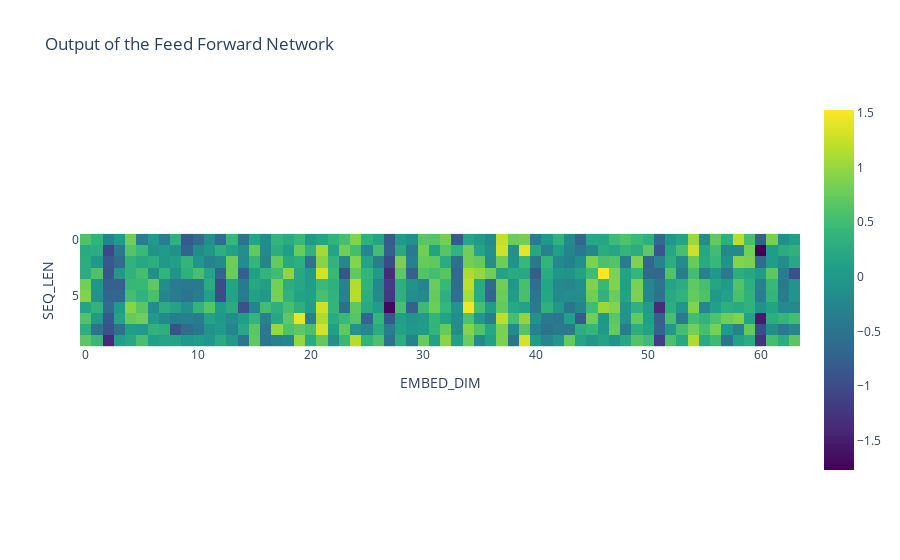

Notebook source saved alongside this figure:
### Code cell
px.imshow(ffn[0], title="Output of the Feed Forward Network", labels=dict(x="EMBED_DIM", y="SEQ_LEN"), color_continuous_scale="VIRIDIS")

### Figure 1 — Plotly figure (JSON) as saved in the notebook; plotly's stock layout.template omitted (floating-point values rounded to 4 significant figures; data arrays with more than 128 entries replaced by an {"elided": "..."} marker saying what was removed)
{"data": [{"coloraxis": "coloraxis", "hovertemplate": "EMBED_DIM: %{x}<br>SEQ_LEN: %{y}<br>color: %{z}<extra></extra>", "name": "0", "type": "heatmap", "xaxis": "x", "yaxis": "y", "z": {"elided": "10x64 float values"}}], "layout": {"coloraxis": {"colorscale": [[0, "#440154"], [0.1111, "#482878"], [0.2222, "#3e4989"], [0.3333, "#31688e"], [0.4444, "#26828e"], [0.5556, "#1f9e89"], [0.6667, "#35b779"], [0.7778, "#6ece58"], [0.8889, "#b5de2b"], [1, "#fde725"]]}, "title": {"text": "Output of the Feed Forward Network"}, "xaxis": {"anchor": "y", "constrain": "domain", "domain": [0, 1], "scaleanchor": "y", "title": {"text": "EMBED_DIM"}}, "yaxis": {"anchor": "x", "autorange": "reversed", "constrain": "domain", "domain": [0, 1], "title": {"text": "SEQ_LEN"}}}}
